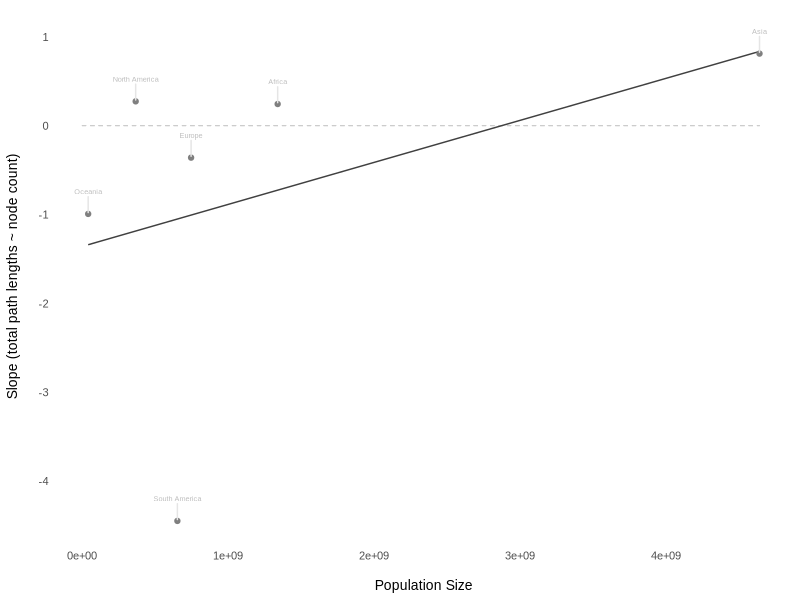

This chart was generated by the following R code:
# Written by Kevin Surya, 2020.
# This code is part of the coronavirus-macroevolution project.


library(Cairo)  # v1.5-12
library(ggplot2)  # v3.3.0
library(ggrepel)  # v0.8.2
library(ggthemes)  # v4.2.0


# Write data ----
continent <- c("Africa", "Asia", "Europe", "North America", "Oceania",
               "South America")
slope <- c(0.244231555262, 0.811741351289, -0.359224246134, 0.274321504554,
           -0.992735546963, -4.448433729704)
pop_size <-c(1340598113, 4641054786, 747636045, 368092846, 42677809, 653739130)
dat <- data.frame(continent, slope, pop_size)

# Test correlation ----
sink("surya_R_output_correlation_slope_population_size.txt")
cat("==========================\n")
cat("Kendall's Rank Correlation\n")
cat("==========================\n\n")
cor.test(
  x = dat$pop_size,
  y = dat$slope,
  alternative = "greater",
  method = "kendall"
)
sink()

# Create scatter plot ----
plot_corr <-
  ggplot(dat, aes(pop_size, slope, label = continent)) +
    geom_segment(
      x = 0,
      xend = max(dat$pop_size),
      y = 0,
      yend = 0,
      color = "gray80",
      size = 0.25,
      linetype = "dashed"
    ) +
    geom_smooth(color = "gray25", size = 0.5, method = "lm", se = FALSE) +
    geom_point(color = "gray50") +
    geom_text_repel(
      segment.color = "gray90",
      nudge_x = 0.5,
      nudge_y = 0.25,
      color = "gray",
      size = 1.85,
      family = "Arial"
    ) +
    theme_tufte(base_size = 10, base_family = "Arial", ticks = FALSE) +
    labs(
      x = "\nPopulation Size",
      y = "Slope (total path lengths ~ node count)\n"
    )

# Save scatter plot ----
CairoPS("surya_figure_correlation.ps", width = 3.2675, height = 3.2675)
print(plot_corr)
graphics.off()
